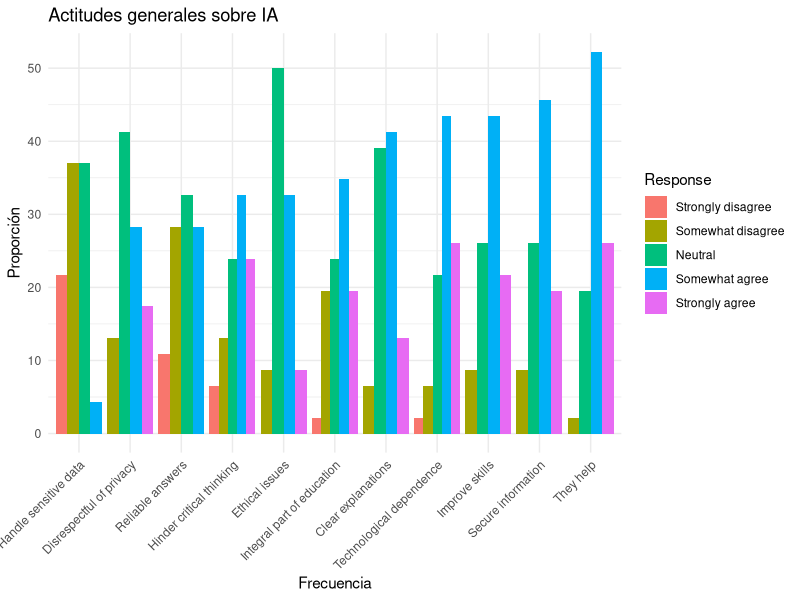
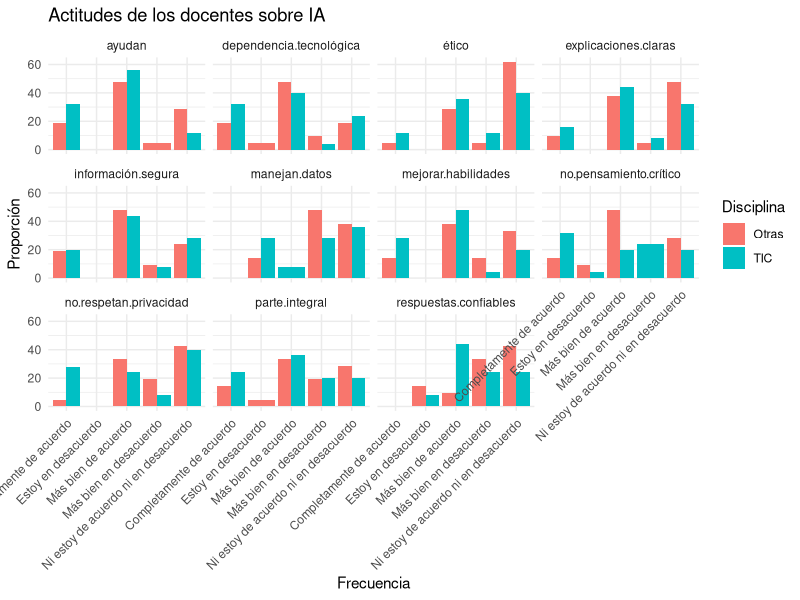

These figures' R source, in order:
## ---- chunk 1
library(ggplot2)
library(dplyr)

frecuencias_data <- read.csv("../data/actitudes-docentes.csv", header = TRUE, na.strings="", sep = ";")

columnas <- strsplit("ayudan;dependencia-tecnológica;explicaciones-claras;información-segura;manejan-datos;mejorar-habilidades;no-pensamiento-crítico;no-respetan-privacidad;parte-integral;respuestas-confiables;ético", ";")

likert_data <- data.frame( Attitude = character(),
                           Disciplina = character(),
                           Average = numeric(),
                           SD = numeric() )

opiniones_data <- data.frame( Attitude = character(),
                              Disciplina = character(),
                              Response = character(),
                              Count = numeric(),
                              Percentage = numeric() )

opiniones_resumen_data <- data.frame( Attitude = character(),
                                      Response = character(),
                                      Count = numeric(),
                                      Percentage = numeric() )

for ( i in columnas[[1]] ) {
  i <- gsub("-", ".", i)
  frecuencias_uso_data  <-  data.frame(Disciplina = frecuencias_data$Disciplina,
                                       frecuencias_data[i])

  porcentajes_data <-  frecuencias_uso_data %>% group_by(Disciplina,.data[[i]]) %>%
    summarise(Count = n())  %>% 
    mutate( Percentage = Count / sum(Count) * 100 )
  
  porcentajes_data$Response <- porcentajes_data[[i]]
  porcentajes_data$Attitude <- i
  opiniones_data <- rbind( opiniones_data, porcentajes_data )
  
  porcentajes_absolutos_data <-  frecuencias_uso_data %>% group_by(.data[[i]]) %>%
    summarise(Count = n())  %>% 
    mutate( Percentage = Count / sum(Count) * 100 )
  
  porcentajes_absolutos_data$Response <- porcentajes_absolutos_data[[i]]
  porcentajes_absolutos_data$Attitude <- i
  porcentajes_absolutos_data[[i]] <- NULL
  
  opiniones_resumen_data <- rbind( opiniones_resumen_data, porcentajes_absolutos_data )
  
  porcentajes_data$Likert <- as.numeric( factor( porcentajes_data[[i]],
                                      levels = c("Estoy en desacuerdo", "Más bien en desacuerdo","Ni estoy de acuerdo ni en desacuerdo", "Más bien de acuerdo", "Completamente de acuerdo" )
                                      )
                                )
  
  # compute weighted average of the Likert scale per Disciplina
  promedio_data <- porcentajes_data %>% group_by(Disciplina) %>%
    summarise(Average = sum(Likert * Count) / sum(Count),
              SD = sqrt( sum( Count * (Likert - (sum(Likert * Count) / sum(Count)))^2 ) / sum(Count) )
              )
  
  frecuencia_tabla <- table( unname(unlist(frecuencias_uso_data[i])), frecuencias_uso_data$Disciplina)
  chisq_frecuencia <- chisq.test(frecuencia_tabla)
  if ( chisq_frecuencia$p.value < 0.05 ) {
    cat("✅ La prueba de chi-cuadrado indica que hay una diferencia significativa en la actitud 📈", i, "📈 con p-value ", chisq_frecuencia$p.value,"\n")
  }
  
  promedio_data$Attitude <- i
  likert_data <- rbind( likert_data, promedio_data )

}

opiniones_resumen_data$Attitude <- recode( opiniones_resumen_data$Attitude,
                                "ayudan" = "They help",
                                "dependencia.tecnológica" = "Technological dependence",
                                "explicaciones.claras" = "Clear explanations",
                                "información.segura" = "Secure information",
                                "manejan.datos" = "Handle sensitive data",
                                "mejorar.habilidades"= "Improve skills",
                                "no.pensamiento.crítico"= "Hinder critical thinking",
                                "no.respetan.privacidad"= "Disrespectful of privacy",
                                "parte.integral"= "Integral part of education",
                                "respuestas.confiables"= "Reliable answers",
                                "ético"= "Ethical issues"
                             )
opiniones_resumen_data$Response <- recode( opiniones_resumen_data$Response,
                                "Estoy en desacuerdo" = "Strongly disagree",
                                "Más bien en desacuerdo" = "Somewhat disagree",
                                "Ni estoy de acuerdo ni en desacuerdo" = "Neutral",
                                "Más bien de acuerdo" = "Somewhat agree",
                                "Completamente de acuerdo" = "Strongly agree"
                             )


opiniones_resumen_data$Response <- factor( opiniones_resumen_data$Response,
                                      levels = c("Strongly disagree", "Somewhat disagree", "Neutral", "Somewhat agree", "Strongly agree" )
                                      )

opiniones_resumen_data$Attitude <- factor(opiniones_resumen_data$Attitude,
                                          levels = opiniones_resumen_data %>%
                                          filter(Response == "Somewhat agree") %>%
                                          arrange(Percentage) %>% pull(Attitude)
)


ggplot( opiniones_resumen_data, aes(x=Attitude, y = Percentage, fill=Response)) +
  geom_bar( stat="identity", position="dodge") +
  labs(title=paste0("Actitudes generales sobre IA"), x="Frecuencia", y="Proporción") +
  theme_minimal() +
  theme(axis.text.x = element_text(angle = 45, hjust = 1))

ggplot( opiniones_data, aes(x=Response, fill=Disciplina, y = Percentage)) +
  geom_bar( stat="identity", position="dodge") +
  labs(title=paste0("Actitudes de los docentes sobre IA"), x="Frecuencia", y="Proporción") +
  facet_wrap( ~ Attitude ) +
  theme_minimal() +
  theme(axis.text.x = element_text(angle = 45, hjust = 1))

likert_data$Attitude <- recode( likert_data$Attitude,
                                "ayudan" = "They help",
                                "dependencia.tecnológica" = "Technological dependence",
                                "explicaciones.claras" = "Clear explanations",
                                "información.segura" = "Reliable information",
                                "manejan.datos" = "Handle sensitive data",
                                "mejorar.habilidades"= "Improve skills",
                                "no.pensamiento.crítico"= "Hinder critical thinking",
                                "no.respetan.privacidad"= "Disrespectful of privacy",
                                "parte.integral"= "Integral part of education",
                                "respuestas.confiables"= "Reliable answers",
                                "ético"= "Ethical issues"
                             )
                                

likert_data$Disciplina <- recode( likert_data$Disciplina,
                                 "TIC" = "ICT",
                                 "Otras" = "Other"
                                 )


likert_data$average_and_sd <- paste0( round(likert_data$Average,2), " (", round(likert_data$SD,2), ")" )
likert_data$Average <- NULL
likert_data$SD <- NULL


library(tidyr)

likert_data %>%
  pivot_wider(names_from = Disciplina, values_from = average_and_sd, id_cols= Attitude) -> likert_table

likert_table <- likert_table[,c(1,3,2)]

library(kableExtra)
kable( likert_table,
       align="c" )  %>%
  column_spec(1, bold = TRUE, width="15em") %>%
  row_spec(0, bold = TRUE, background = "#D3D3D3")
